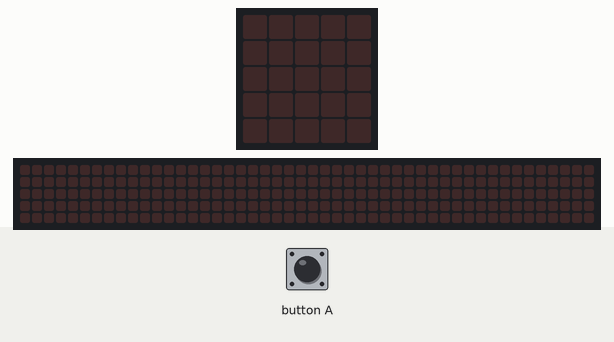
Simulated run of this program. Board: BBC micro:bit (MakeCode). Parts: the board's 5×5 LED display, a strip that is not on the board, showing the scrolling text unrolled. The inputs (shaded band) are chosen by the test bench. Random numbers come from a fixed seed; the 48×5 strip is a reading aid, not a part: it shows the text the display is scrolling, unrolled, one strip-width of it at a time.

Above: at 1.2 s.
1.3 s: button A pressed for 0.15 s
At 1.6 s:
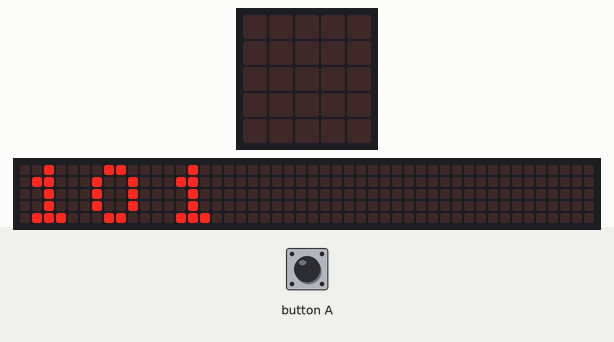
4.3 s: button A pressed for 0.15 s
At 5.12 s:
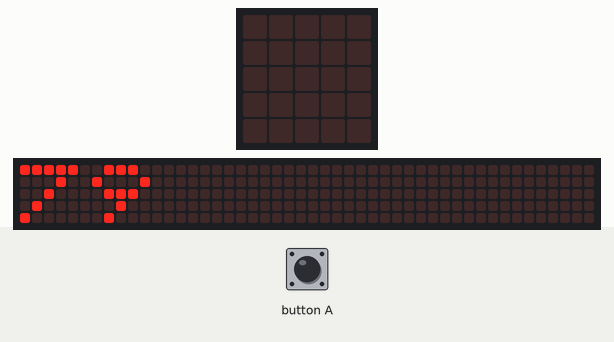
7.4 s: button A pressed for 0.15 s
At 11.12 s:
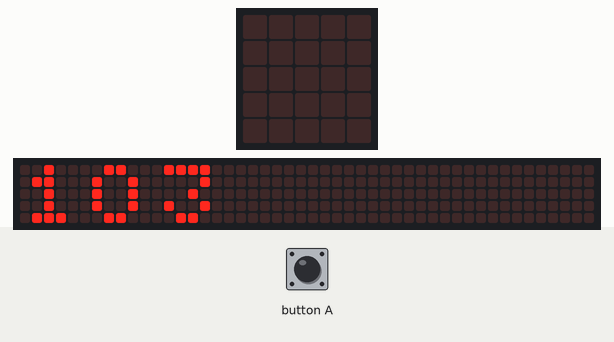
Timing chart, 0 to 12.6 s (numbered marks = the images above; inputs shaded):
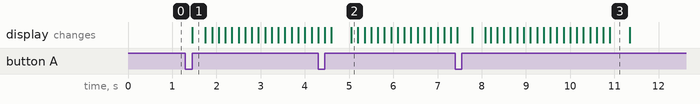

The program:

main.ts
```typescript
let Cantidad_agua = 0
input.onButtonPressed(Button.A, function () {
    Cantidad_agua = 0
    for (let index = 0; index < 30; index++) {
        Cantidad_agua += randint(0, 6)
    }
    basic.showNumber(Cantidad_agua)
})
basic.forever(function () {

})
```

test.ts
```typescript
// aquí va el archivo "tests"; esto no se compilará cuando este paquete se utilice como una extensión.
```

Measured:
- after the input at 1.3 s, the display: changes after 0.15 s (image 1)
- what the display in image 3 shows lasts 0.5 s, from 10.9 s to 11.4 s
